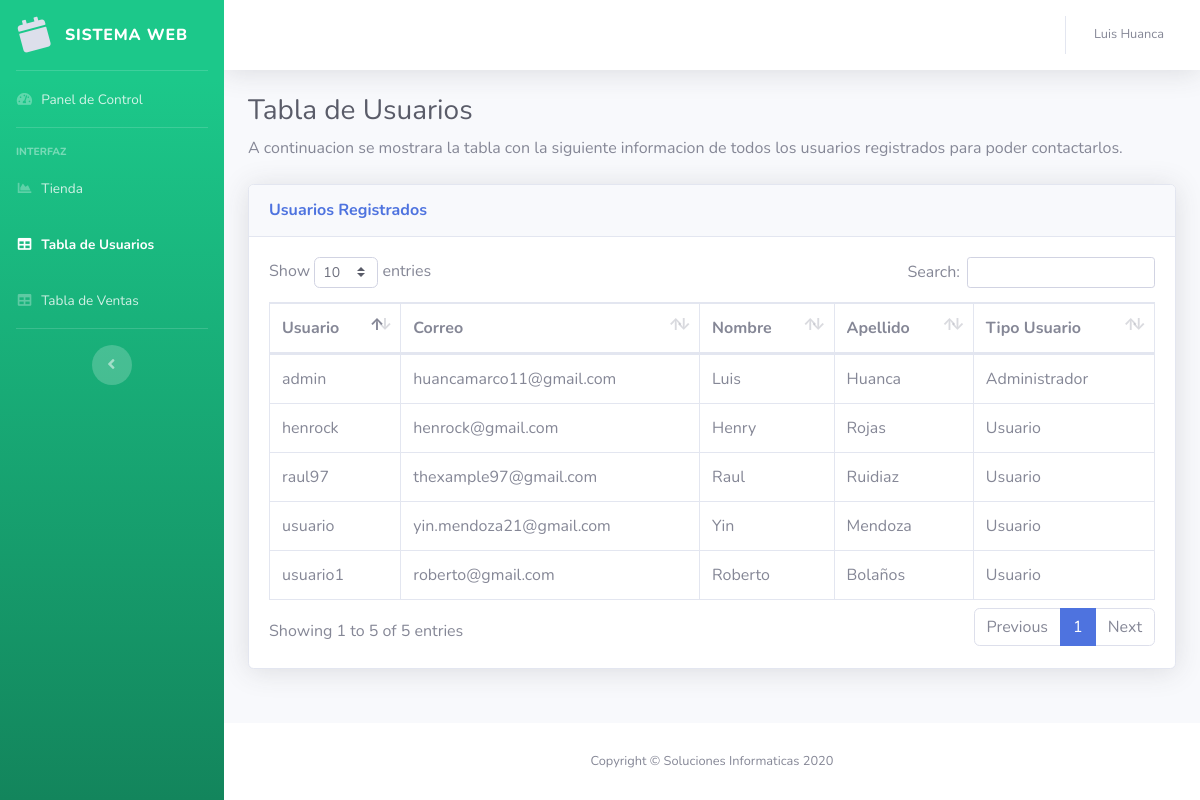
/tabla.php (signed in), run on the app's committed database.
### tables this page shows
CREATE TABLE `usuarios` (
  `id` int(11) NOT NULL,
  `usuario` varchar(40) NOT NULL,
  `password` varchar(50) NOT NULL,
  `nombreUsuario` varchar(40) NOT NULL,
  `apellidoUsuario` varchar(40) NOT NULL,
  `correoUsuario` varchar(80) NOT NULL,
  `last_session` datetime DEFAULT NULL,
  `activacion` int(11) NOT NULL DEFAULT 0,
  `token` varchar(40) NOT NULL,
  `token_password` varchar(100) DEFAULT NULL,
  `password_request` int(11) DEFAULT 0,
  `tipoUsuario` int(11) NOT NULL
);

### tabla.php (the view, shortened to what this page needs)
<?php
$nombre = $_SESSION['nombreUsuario'];
$apellido = $_SESSION['apellidoUsuario'];
require 'conection.php';
$id = $_SESSION['id'];
$tipoUusuario = $_SESSION['tipoUsuario'];
if($tipoUusuario == 1){
    $where = "";
} else if($tipoUusuario == 0){
    $where = "WHERE id=$id";
}
$sql = "SELECT * FROM usuarios $where";
$resultado = $mysqli-> query($sql);
?>
<!DOCTYPE html>
<html lang="en">
<head>
  <link href="vendor/fontawesome-free/css/all.min.css" rel="stylesheet" type="text/css">
  <link href="css/sb-admin-2.min.css" rel="stylesheet">
  <link href="vendor/datatables/dataTables.bootstrap4.min.css" rel="stylesheet">
</head>
<body id="page-top">
  <div id="wrapper">
    <ul class="navbar-nav bg-gradient-success sidebar sidebar-dark accordion" id="accordionSidebar">
      <a class="sidebar-brand d-flex align-items-center justify-content-center" href="principal.php">
        <div class="sidebar-brand-icon rotate-n-15">
        <i class="fas fa-calendar fa-2x text-gray-300"></i>
        </div>
        <div class="sidebar-brand-text mx-3">Sistema Web</div>
      </a>
      <hr class="sidebar-divider my-0">
      <li class="nav-item">
        <a class="nav-link" href="principal.php">
          <i class="fas fa-fw fa-tachometer-alt"></i>
          <span>Panel de Control</span></a>
      </li>
      <hr class="sidebar-divider">
      <div class="sidebar-heading">
        Interfaz
      </div>
      <li class="nav-item">
        <a class="nav-link" href="homeshop.php">
          <i class="fas fa-fw fa-chart-area"></i>
          <span>Tienda</span></a>
      </li>
      <li class="nav-item active">
        <a class="nav-link" href="tabla.php">
          <i class="fas fa-fw fa-table"></i>
          <span>Tabla de Usuarios</span></a>
      </li>
      <li class="nav-item">
        <a class="nav-link" href="tablaventas.php">
          <i class="fas fa-fw fa-table"></i>
          <span>Tabla de Ventas</span></a>
      </li>
      <hr class="sidebar-divider d-none d-md-block">
      <div class="text-center d-none d-md-inline">
        <button class="rounded-circle border-0" id="sidebarToggle"></button>
      </div>
    </ul>
    <div id="content-wrapper" class="d-flex flex-column">
      <div id="content">
        <nav class="navbar navbar-expand navbar-light bg-white topbar mb-4 static-top shadow">
          <ul class="navbar-nav ml-auto">
            <li class="nav-item dropdown no-arrow">
              <a class="nav-link dropdown-toggle" href="#" id="userDropdown" role="button" data-toggle="dropdown" aria-haspopup="true" aria-expanded="false">
                <span class="mr-2 d-none d-lg-inline text-gray-600 small"><?php echo $nombre," ",$apellido;?></span>
              </a>
            </li>
          </ul>
        </nav>
        <div class="container-fluid">
          <h1 class="h3 mb-2 text-gray-800">Tabla de Usuarios</h1>
          <p class="mb-4">A continuacion se mostrara la tabla con la siguiente informacion de todos los usuarios registrados para
            poder contactarlos.</p>
          <div class="card shadow mb-4">
            <div class="card-header py-3">
              <h6 class="m-0 font-weight-bold text-primary">Usuarios Registrados</h6>
            </div>
            <div class="card-body">
              <div class="table-responsive">
                <table class="table table-bordered" id="dataTable" width="100%" cellspacing="0">
                  <thead>
                    <tr>
                      <th>Usuario</th>
                      <th>Correo</th>
                      <th>Nombre</th>
                      <th>Apellido</th>
                      <th>Tipo Usuario</th>
                    </tr>
                  </thead>
                  <tbody>
                      <?php
                      while ($row = $resultado->fetch_assoc()){
                      ?>
                      <tr>
                          <td>
                              <?php echo $row['usuario'];?>
                          </td>
                          <td>
                              <?php echo $row['correoUsuario'];?>
                          </td>
                          <td>
                              <?php echo $row['nombreUsuario'];?>
                          </td>
                          <td>
                              <?php echo $row['apellidoUsuario'];?>
                          </td>
                          <td>
                              <?php if ($row['tipoUsuario']==1){
                                  echo "Administrador";
                              }else{
                                echo "Usuario";
                              }
                              ?>
                          </td>
                      </tr>
                      <?php }?>
                  </tbody>
                </table>
              </div>
            </div>
          </div>
        </div>
      </div>
      <footer class="sticky-footer bg-white">
        <div class="container my-auto">
          <div class="copyright text-center my-auto">
            <span>Copyright &copy; Soluciones Informaticas 2020</span>
          </div>
        </div>
      </footer>
    </div>
  </div>
</body>
</html>

### data on the page
usuarios: usuario "admin", correoUsuario "huancamarco11@gmail.com", nombreUsuario "Luis", apellidoUsuario "Huanca", tipoUsuario "Administrador"
usuarios: usuario "usuario", correoUsuario "yin.mendoza21@gmail.com", nombreUsuario "Yin", apellidoUsuario "Mendoza", tipoUsuario "Usuario"
usuarios: usuario "henrock", correoUsuario "henrock@gmail.com", nombreUsuario "Henry", apellidoUsuario "Rojas", tipoUsuario "Usuario"
usuarios: usuario "usuario1", correoUsuario "roberto@gmail.com", nombreUsuario "Roberto", apellidoUsuario "Bolaños", tipoUsuario "Usuario"
usuarios: usuario "raul97", correoUsuario "thexample97@gmail.com", nombreUsuario "Raul", apellidoUsuario "Ruidiaz", tipoUsuario "Usuario"

### other printed values
$nombre "Luis"
$apellido "Huanca"
